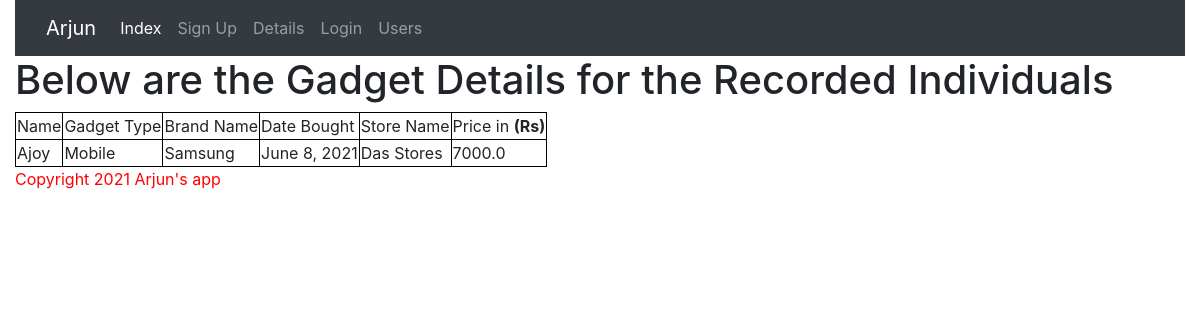
Screenshot of /challenge/details/ with the database file from the repository.
### ChallengeApp/models.py (models this page shows, shortened)
class Individual_Gadget_Detail(models.Model):
    User = models.OneToOneField(User, on_delete=models.CASCADE, primary_key=True)
    Type = models.ForeignKey(Gadget, on_delete=models.CASCADE)
    Brand = models.CharField(max_length = 20)
    Buy_Date = models.DateField()
    BoughtFrom = models.CharField(max_length=50)
    Price = models.FloatField()

class Gadget(models.Model):
    GadgetType = models.CharField(max_length = 100, unique=True)
    def __str__(self):
        return self.GadgetType

### ChallengeApp/views.py (the view)
# urls.py: path('details/', views.details, name='details'),
def details(requests):
    detail_list = Individual_Gadget_Detail.objects.order_by('Buy_Date')
    data = {'user_details':detail_list}
    return render(requests, 'ChallengeApp/GadgetDetails.html', context=data)

### Templates/ChallengeApp/GadgetDetails.html
<!DOCTYPE html>
{% extends "ChallengeApp/BaseTemplate.html" %}
  {% block basetemplate %}
  <div class="container-fluid">
    <h1>Below are the Gadget Details for the Recorded Individuals</h1>
    {% if user_details %}
    <table>
      <thead>
        <td>Name</td>
        <td>Gadget Type</td>
        <td>Brand Name</td>
        <td>Date Bought</td>
        <td>Store Name</td>
        <td>Price in <b>(Rs)</b></td>
      </thead>
      {% for data in user_details %}
        <tr>
          <td>{{ data.User }}</td>
          <td>{{ data.Type }}</td>
          <td>{{ data.Brand }}</td>
          <td>{{ data.Buy_Date }}</td>
          <td>{{ data.BoughtFrom }}</td>
          <td>{{ data.Price }}</td>
        </tr>
      {% endfor %}
    </table>
    {% else %}
        <p>SORRY!!, THERE ARE NO USER DETAILS PRESENT AT THE MOMENT</p>
    {% endif %}
  </div>
  {% endblock %}

### Static/ChallengeApp/css/app.css (style rules this page uses)
table, th, td, tr { border: 1px solid black; }

### rows the page displays
Individual_Gadget_Detail: User "Ajoy", Type "Mobile", Brand "Samsung", Buy_Date "June 8, 2021", BoughtFrom "Das Stores", Price "7000.0"
